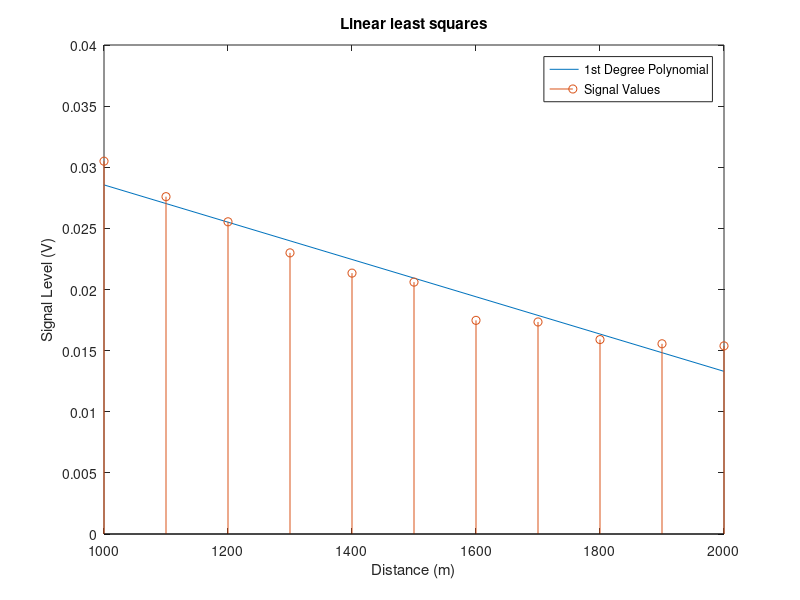
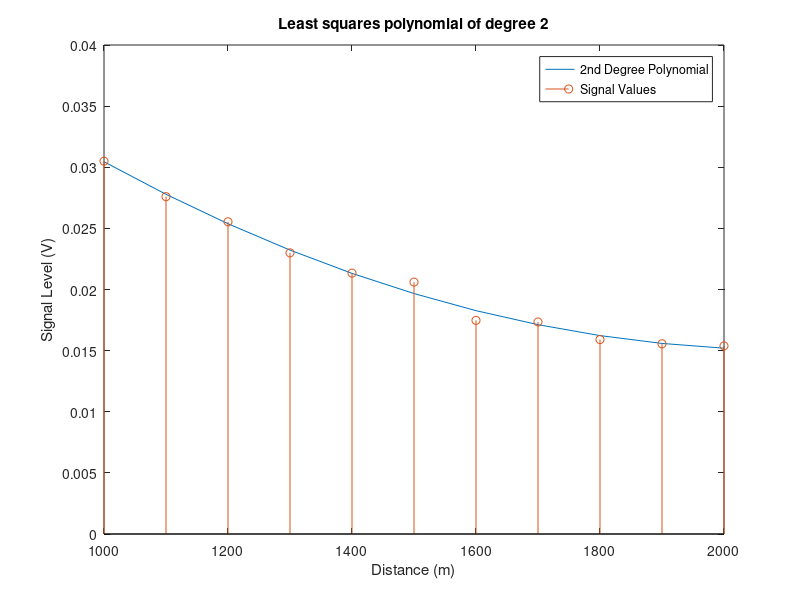
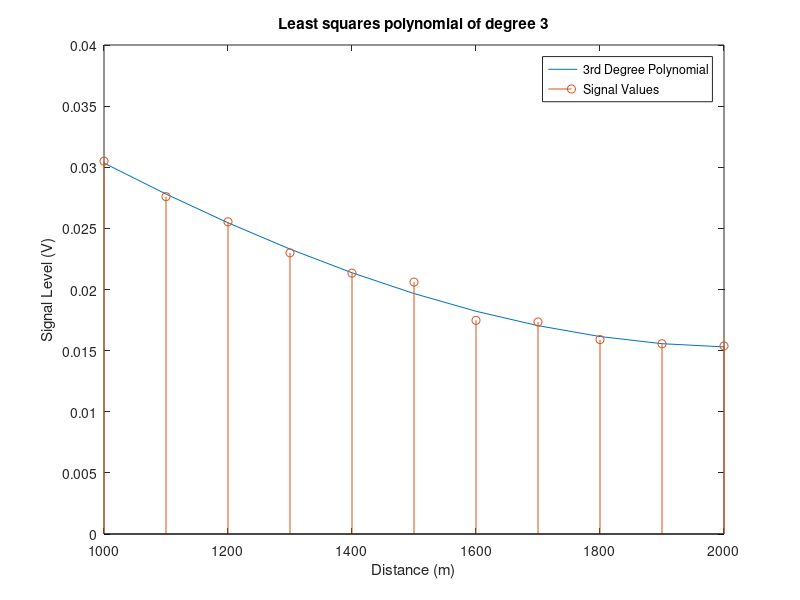
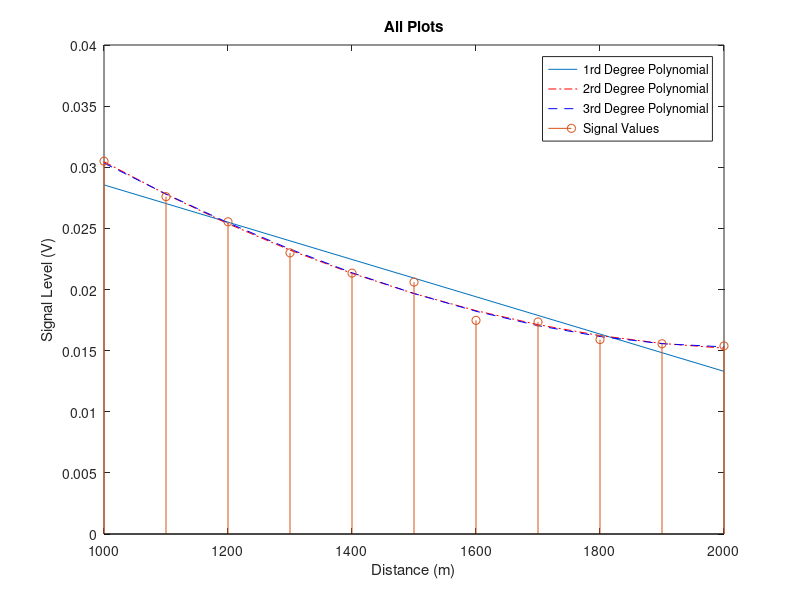

Source code (MATLAB) for these figures, in order:
clc; clear all;format long;

load ('pr5data.dat')

%-------------------------------------------------------------------------
%Linear least squares polynomial

m = 11; %The number of data

%Calculating the sums

Sxi2 = 0;
Syi = 0;
Sxiyi = 0;
Sxi = 0;

for i=1:1:11
    Sxi2 = Sxi2 + (pr5data(i:i,1)*pr5data(i:i,1));
    Syi = Syi + pr5data(i:i,2);
    Sxiyi = Sxiyi + (pr5data(i:i,1)*pr5data(i:i,2));
    Sxi = Sxi + pr5data(i:i,1);
end

%calculating the coefficients

a0 = ((Sxi2*Syi) - (Sxiyi*Sxi))/((m*Sxi2)-(Sxi*Sxi));
a1 = ((m*Sxiyi)-(Sxi*Syi))/((m*Sxi2)-(Sxi*Sxi));
Coefficients(1,1) = a0;
Coefficients(2,1) = a1;

f =@(x) a1*x+a0; %polynomial

%Values of polynomial

for i=1:1:11
    Pvalues(i:i,1) = f(pr5data(i:i,1));
end

%Calculation of error

E1 = 0;

for i=1:1:11
    E1 = E1 + (pr5data(i:i,2)-f(pr5data(i:i,1)))^2;
end

%plotting of datas

figure(1);
plot(pr5data(:,1),Pvalues);
hold on
stem(pr5data(:,1),pr5data(:,2));
xlabel("Distance (m)");
ylabel("Signal Level (V)");
title("Linear least squares");
legend("1st Degree Polynomial","Signal Values");

%--------------------------------------------------------------------------
%Least squares polynomial of degree 2

%calculating the sums
xi0 = 0;
xi1 = 0;
xi2 = 0;
xi3 = 0;
xi4 = 0;
yixi0 = 0;
yixi1 = 0;
yixi2 = 0;

for i=1:1:11
    xi0 = xi0 + pr5data(i:i,1)^0;
    xi1 = xi1 + pr5data(i:i,1)^1;
    xi2 = xi2 + pr5data(i:i,1)^2;
    xi3 = xi3 + pr5data(i:i,1)^3;
    xi4 = xi4 + pr5data(i:i,1)^4;
    yixi0 = yixi0 + (pr5data(i:i,2)*(pr5data(i:i,1)^0));
    yixi1 = yixi1 + (pr5data(i:i,2)*(pr5data(i:i,1)^1));
    yixi2 = yixi2 + (pr5data(i:i,2)*(pr5data(i:i,1)^2));
end

%calculating the coefficients
A = [ xi0 xi1 xi2 ; xi1 xi2 xi3 ; xi2 xi3 xi4];
B = [yixi0 yixi1 yixi2];
Ainv = inv(A);
X = B*Ainv;
Coefficients(1,2) = X(1,1);
Coefficients(2,2) = X(1,2);
Coefficients(3,2) = X(1,3);

g = @(x) X(1,1) + X(1,2)*x + X(1,3)*(x^2);

%Values of polynomial
for i=1:1:11
    Pvalues(i:i,2) = g(pr5data(i:i,1));
end

%Calculation of error

E2 = 0;

for i=1:1:11
    E2 = E2 + (pr5data(i:i,2)-g(pr5data(i:i,1)))^2;
end

%plotting the datas
figure(2);
plot(pr5data(:,1),Pvalues(:,2));
hold on
stem(pr5data(:,1),pr5data(:,2));
xlabel("Distance (m)");
ylabel("Signal Level (V)");
title("Least squares polynomial of degree 2");
legend("2nd Degree Polynomial","Signal Values");

%--------------------------------------------------------------------------
%Least squares polynomial of degree 3

%calculating the sums
xi0 = 0;
xi1 = 0;
xi2 = 0;
xi3 = 0;
xi4 = 0;
xi5 = 0;
xi6 = 0;
yixi0 = 0;
yixi1 = 0;
yixi2 = 0;
yixi3 = 0;

for i=1:1:11
    xi0 = xi0 + pr5data(i:i,1)^0;
    xi1 = xi1 + pr5data(i:i,1)^1;
    xi2 = xi2 + pr5data(i:i,1)^2;
    xi3 = xi3 + pr5data(i:i,1)^3;
    xi4 = xi4 + pr5data(i:i,1)^4;
    xi5 = xi5 + pr5data(i:i,1)^5;
    xi6 = xi6 + pr5data(i:i,1)^6;
    yixi0 = yixi0 + (pr5data(i:i,2)*(pr5data(i:i,1)^0));
    yixi1 = yixi1 + (pr5data(i:i,2)*(pr5data(i:i,1)^1));
    yixi2 = yixi2 + (pr5data(i:i,2)*(pr5data(i:i,1)^2));
    yixi3 = yixi3 + (pr5data(i:i,2)*(pr5data(i:i,1)^3));
end

%calculating the coefficients
A = [ xi0 xi1 xi2 xi3 ; xi1 xi2 xi3 xi4; xi2 xi3 xi4 xi5; xi3 xi4 xi5 xi6];
B = [yixi0 yixi1 yixi2 yixi3];
Ainv = inv(A);
X = B*inv(A);
Coefficients(1,3) = X(1,1);
Coefficients(2,3) = X(1,2);
Coefficients(3,3) = X(1,3);
Coefficients(4,3) = X(1,4);

p = @(x) X(1,1) + X(1,2)*x + X(1,3)*(x^2) + X(1,4)*(x^3);

%Values of polynomial
for i=1:1:11
    Pvalues(i:i,3) = p(pr5data(i:i,1));
end

%Calculation of error

E3 = 0;

for i=1:1:11
    E3 = E3 + (pr5data(i:i,2)-p(pr5data(i:i,1)))^2;
end

%plotting the datas
figure(3);
plot(pr5data(:,1),Pvalues(:,3));
hold on
stem(pr5data(:,1),pr5data(:,2));
xlabel("Distance (m)");
ylabel("Signal Level (V)");
title("Least squares polynomial of degree 3");
legend("3rd Degree Polynomial","Signal Values");

%--------------------------------------------------------------------------
Errors(1,1) = E1;
Errors(2,1) = E2;
Errors(3,1) = E3;
%--------------------------------------------------------------------------

%all plots
figure(4);
plot(pr5data(:,1),Pvalues(:,1));
hold on;
plot(pr5data(:,1),Pvalues(:,2),"r-.");
hold on;
plot(pr5data(:,1),Pvalues(:,3),"b--");
hold on;
stem(pr5data(:,1),pr5data(:,2));
xlabel("Distance (m)");
ylabel("Signal Level (V)");
title("All Plots");
legend("1rd Degree Polynomial","2rd Degree Polynomial","3rd Degree Polynomial","Signal Values");